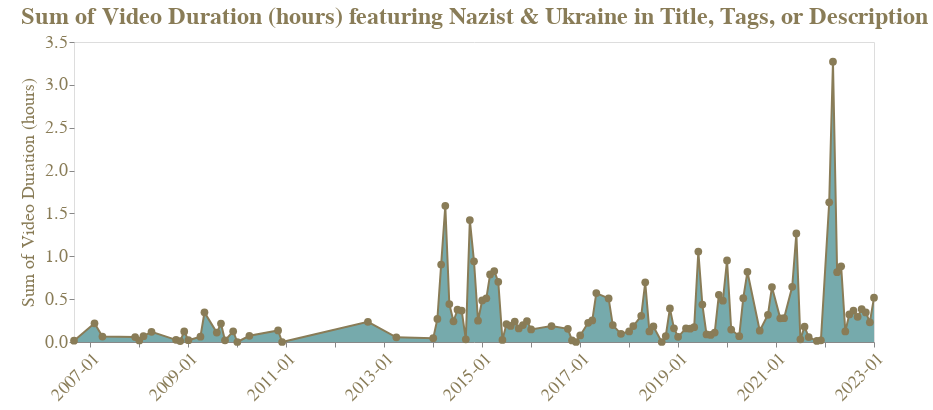

The code cell stored with this chart in its notebook:
### Code cell
get_chart(
    df_scraped,
    nazi,
    "year_month",
    "Sum of Video Duration (hours)",
    slogan2=token_dict_ukraine,
)

### Figure 1 — Vega-Lite specification as saved in the notebook (floating-point values rounded to 4 significant figures)
{"config": {"view": {"continuousWidth": 400, "continuousHeight": 300}}, "layer": [{"mark": {"type": "area", "color": "#3C8689", "fillOpacity": 0.7}, "encoding": {"x": {"axis": {"format": "%Y-%m", "grid": false, "labelAngle": -45, "labelColor": "#897C57", "labelFont": "Franklin Gothic Demi Cond", "labelFontSize": 18, "ticks": true, "title": null}, "field": "year_month", "type": "temporal"}, "y": {"axis": {"domain": false, "grid": false, "gridWidth": 0.5, "labelColor": "#897C57", "labelFont": "Franklin Gothic Demi Cond", "labelFontSize": 18, "ticks": true, "titleColor": "#897C57", "titleFontSize": 35, "titleFontStyle": "Franklin Gothic Demi Cond"}, "field": "Sum of Video Duration (hours)", "type": "quantitative"}}}, {"mark": {"type": "line", "color": "#897C57"}, "encoding": {"x": {"field": "year_month", "type": "temporal"}, "y": {"field": "Sum of Video Duration (hours)", "type": "quantitative"}}}, {"mark": {"type": "point", "color": "#897C57", "filled": true, "opacity": 1, "size": 60}, "encoding": {"x": {"field": "year_month", "type": "temporal"}, "y": {"field": "Sum of Video Duration (hours)", "type": "quantitative"}}}], "data": {"name": "data-60af10c935c847246710f8325d2b4364"}, "height": 300, "title": {"text": ["Sum of Video Duration (hours) featuring Nazist & Ukraine in Title, Tags, or Description"], "font": "Franklin Gothic", "fontSize": 24, "color": "#897C57"}, "width": 800, "$schema": "https://vega.github.io/schema/vega-lite/v4.17.0.json", "datasets": {"data-60af10c935c847246710f8325d2b4364": [{"year_month": "2006-09-01T00:00:00", "Count of News Articles": 1, "Sum of Video Duration (hours)": 0.01583}, {"year_month": "2007-02-01T00:00:00", "Count of News Articles": 2, "Sum of Video Duration (hours)": 0.2183}, {"year_month": "2007-04-01T00:00:00", "Count of News Articles": 1, "Sum of Video Duration (hours)": 0.06278}, {"year_month": "2007-12-01T00:00:00", "Count of News Articles": 1, "Sum of Video Duration (hours)": 0.05722}, {"year_month": "2008-01-01T00:00:00", "Count of News Articles": 1, "Sum of Video Duration (hours)": 0.0175}, {"year_month": "2008-02-01T00:00:00", "Count of News Articles": 1, "Sum of Video Duration (hours)": 0.06833}, {"year_month": "2008-04-01T00:00:00", "Count of News Articles": 1, "Sum of Video Duration (hours)": 0.1183}, {"year_month": "2008-10-01T00:00:00", "Count of News Articles": 5, "Sum of Video Duration (hours)": 0.025}, {"year_month": "2008-11-01T00:00:00", "Count of News Articles": 2, "Sum of Video Duration (hours)": 0.01056}, {"year_month": "2008-12-01T00:00:00", "Count of News Articles": 2, "Sum of Video Duration (hours)": 0.1236}, {"year_month": "2009-01-01T00:00:00", "Count of News Articles": 1, "Sum of Video Duration (hours)": 0.02083}, {"year_month": "2009-04-01T00:00:00", "Count of News Articles": 1, "Sum of Video Duration (hours)": 0.06139}, {"year_month": "2009-05-01T00:00:00", "Count of News Articles": 2, "Sum of Video Duration (hours)": 0.3458}, {"year_month": "2009-08-01T00:00:00", "Count of News Articles": 1, "Sum of Video Duration (hours)": 0.1094}, {"year_month": "2009-09-01T00:00:00", "Count of News Articles": 2, "Sum of Video Duration (hours)": 0.2144}, {"year_month": "2009-10-01T00:00:00", "Count of News Articles": 1, "Sum of Video Duration (hours)": 0.01944}, {"year_month": "2009-12-01T00:00:00", "Count of News Articles": 4, "Sum of Video Duration (hours)": 0.1253}, {"year_month": "2010-01-01T00:00:00", "Count of News Articles": 2, "Sum of Video Duration (hours)": 0.0}, {"year_month": "2010-04-01T00:00:00", "Count of News Articles": 1, "Sum of Video Duration (hours)": 0.07222}, {"year_month": "2010-11-01T00:00:00", "Count of News Articles": 2, "Sum of Video Duration (hours)": 0.1353}, {"year_month": "2010-12-01T00:00:00", "Count of News Articles": 1, "Sum of Video Duration (hours)": 0.0}, {"year_month": "2012-09-01T00:00:00", "Count of News Articles": 4, "Sum of Video Duration (hours)": 0.2356}, {"year_month": "2013-04-01T00:00:00", "Count of News Articles": 1, "Sum of Video Duration (hours)": 0.055}, {"year_month": "2014-01-01T00:00:00", "Count of News Articles": 1, "Sum of Video Duration (hours)": 0.04472}, {"year_month": "2014-02-01T00:00:00", "Count of News Articles": 5, "Sum of Video Duration (hours)": 0.2694}, {"year_month": "2014-03-01T00:00:00", "Count of News Articles": 15, "Sum of Video Duration (hours)": 0.9042}, {"year_month": "2014-04-01T00:00:00", "Count of News Articles": 15, "Sum of Video Duration (hours)": 1.589}, {"year_month": "2014-05-01T00:00:00", "Count of News Articles": 11, "Sum of Video Duration (hours)": 0.4431}, {"year_month": "2014-06-01T00:00:00", "Count of News Articles": 6, "Sum of Video Duration (hours)": 0.2419}, {"year_month": "2014-07-01T00:00:00", "Count of News Articles": 4, "Sum of Video Duration (hours)": 0.3769}, {"year_month": "2014-08-01T00:00:00", "Count of News Articles": 3, "Sum of Video Duration (hours)": 0.3664}, {"year_month": "2014-09-01T00:00:00", "Count of News Articles": 2, "Sum of Video Duration (hours)": 0.03083}, {"year_month": "2014-10-01T00:00:00", "Count of News Articles": 18, "Sum of Video Duration (hours)": 1.422}, {"year_month": "2014-11-01T00:00:00", "Count of News Articles": 15, "Sum of Video Duration (hours)": 0.9417}, {"year_month": "2014-12-01T00:00:00", "Count of News Articles": 3, "Sum of Video Duration (hours)": 0.2483}, {"year_month": "2015-01-01T00:00:00", "Count of News Articles": 5, "Sum of Video Duration (hours)": 0.4847}, {"year_month": "2015-02-01T00:00:00", "Count of News Articles": 7, "Sum of Video Duration (hours)": 0.5094}, {"year_month": "2015-03-01T00:00:00", "Count of News Articles": 13, "Sum of Video Duration (hours)": 0.7881}, {"year_month": "2015-04-01T00:00:00", "Count of News Articles": 12, "Sum of Video Duration (hours)": 0.8269}, {"year_month": "2015-05-01T00:00:00", "Count of News Articles": 10, "Sum of Video Duration (hours)": 0.7022}, {"year_month": "2015-06-01T00:00:00", "Count of News Articles": 1, "Sum of Video Duration (hours)": 0.02472}, {"year_month": "2015-07-01T00:00:00", "Count of News Articles": 2, "Sum of Video Duration (hours)": 0.2092}, {"year_month": "2015-08-01T00:00:00", "Count of News Articles": 2, "Sum of Video Duration (hours)": 0.1875}, {"year_month": "2015-09-01T00:00:00", "Count of News Articles": 1, "Sum of Video Duration (hours)": 0.2381}, {"year_month": "2015-10-01T00:00:00", "Count of News Articles": 2, "Sum of Video Duration (hours)": 0.1589}, {"year_month": "2015-11-01T00:00:00", "Count of News Articles": 3, "Sum of Video Duration (hours)": 0.1969}, {"year_month": "2015-12-01T00:00:00", "Count of News Articles": 2, "Sum of Video Duration (hours)": 0.245}, {"year_month": "2016-01-01T00:00:00", "Count of News Articles": 2, "Sum of Video Duration (hours)": 0.1472}, {"year_month": "2016-06-01T00:00:00", "Count of News Articles": 2, "Sum of Video Duration (hours)": 0.1861}, {"year_month": "2016-10-01T00:00:00", "Count of News Articles": 2, "Sum of Video Duration (hours)": 0.1533}, {"year_month": "2016-11-01T00:00:00", "Count of News Articles": 2, "Sum of Video Duration (hours)": 0.01861}, {"year_month": "2016-12-01T00:00:00", "Count of News Articles": 1, "Sum of Video Duration (hours)": 0.0}, {"year_month": "2017-01-01T00:00:00", "Count of News Articles": 1, "Sum of Video Duration (hours)": 0.07639}, {"year_month": "2017-03-01T00:00:00", "Count of News Articles": 1, "Sum of Video Duration (hours)": 0.2242}, {"year_month": "2017-04-01T00:00:00", "Count of News Articles": 3, "Sum of Video Duration (hours)": 0.2511}, {"year_month": "2017-05-01T00:00:00", "Count of News Articles": 6, "Sum of Video Duration (hours)": 0.5708}, {"year_month": "2017-08-01T00:00:00", "Count of News Articles": 7, "Sum of Video Duration (hours)": 0.5081}, {"year_month": "2017-09-01T00:00:00", "Count of News Articles": 3, "Sum of Video Duration (hours)": 0.1975}, {"year_month": "2017-11-01T00:00:00", "Count of News Articles": 4, "Sum of Video Duration (hours)": 0.09556}, {"year_month": "2018-01-01T00:00:00", "Count of News Articles": 1, "Sum of Video Duration (hours)": 0.1228}, {"year_month": "2018-02-01T00:00:00", "Count of News Articles": 7, "Sum of Video Duration (hours)": 0.1853}, {"year_month": "2018-04-01T00:00:00", "Count of News Articles": 9, "Sum of Video Duration (hours)": 0.3053}, {"year_month": "2018-05-01T00:00:00", "Count of News Articles": 11, "Sum of Video Duration (hours)": 0.6958}, {"year_month": "2018-06-01T00:00:00", "Count of News Articles": 1, "Sum of Video Duration (hours)": 0.1239}, {"year_month": "2018-07-01T00:00:00", "Count of News Articles": 3, "Sum of Video Duration (hours)": 0.1817}, {"year_month": "2018-09-01T00:00:00", "Count of News Articles": 1, "Sum of Video Duration (hours)": 0.0}, {"year_month": "2018-10-01T00:00:00", "Count of News Articles": 2, "Sum of Video Duration (hours)": 0.06972}, {"year_month": "2018-11-01T00:00:00", "Count of News Articles": 7, "Sum of Video Duration (hours)": 0.3914}, {"year_month": "2018-12-01T00:00:00", "Count of News Articles": 6, "Sum of Video Duration (hours)": 0.1603}, {"year_month": "2019-01-01T00:00:00", "Count of News Articles": 1, "Sum of Video Duration (hours)": 0.06056}, {"year_month": "2019-03-01T00:00:00", "Count of News Articles": 2, "Sum of Video Duration (hours)": 0.1589}, {"year_month": "2019-04-01T00:00:00", "Count of News Articles": 1, "Sum of Video Duration (hours)": 0.1556}, {"year_month": "2019-05-01T00:00:00", "Count of News Articles": 3, "Sum of Video Duration (hours)": 0.1733}, {"year_month": "2019-06-01T00:00:00", "Count of News Articles": 6, "Sum of Video Duration (hours)": 1.056}, {"year_month": "2019-07-01T00:00:00", "Count of News Articles": 7, "Sum of Video Duration (hours)": 0.4372}, {"year_month": "2019-08-01T00:00:00", "Count of News Articles": 1, "Sum of Video Duration (hours)": 0.08778}, {"year_month": "2019-09-01T00:00:00", "Count of News Articles": 1, "Sum of Video Duration (hours)": 0.08194}, {"year_month": "2019-10-01T00:00:00", "Count of News Articles": 1, "Sum of Video Duration (hours)": 0.1094}, {"year_month": "2019-11-01T00:00:00", "Count of News Articles": 8, "Sum of Video Duration (hours)": 0.55}, {"year_month": "2019-12-01T00:00:00", "Count of News Articles": 5, "Sum of Video Duration (hours)": 0.4822}, {"year_month": "2020-01-01T00:00:00", "Count of News Articles": 9, "Sum of Video Duration (hours)": 0.9517}, {"year_month": "2020-02-01T00:00:00", "Count of News Articles": 2, "Sum of Video Duration (hours)": 0.1453}, {"year_month": "2020-04-01T00:00:00", "Count of News Articles": 1, "Sum of Video Duration (hours)": 0.06806}, {"year_month": "2020-05-01T00:00:00", "Count of News Articles": 6, "Sum of Video Duration (hours)": 0.5114}, {"year_month": "2020-06-01T00:00:00", "Count of News Articles": 7, "Sum of Video Duration (hours)": 0.8189}, {"year_month": "2020-09-01T00:00:00", "Count of News Articles": 2, "Sum of Video Duration (hours)": 0.1319}, {"year_month": "2020-11-01T00:00:00", "Count of News Articles": 3, "Sum of Video Duration (hours)": 0.3172}, {"year_month": "2020-12-01T00:00:00", "Count of News Articles": 5, "Sum of Video Duration (hours)": 0.6417}, {"year_month": "2021-02-01T00:00:00", "Count of News Articles": 2, "Sum of Video Duration (hours)": 0.2758}, {"year_month": "2021-03-01T00:00:00", "Count of News Articles": 3, "Sum of Video Duration (hours)": 0.2778}, {"year_month": "2021-05-01T00:00:00", "Count of News Articles": 7, "Sum of Video Duration (hours)": 0.6433}, {"year_month": "2021-06-01T00:00:00", "Count of News Articles": 19, "Sum of Video Duration (hours)": 1.267}, {"year_month": "2021-07-01T00:00:00", "Count of News Articles": 3, "Sum of Video Duration (hours)": 0.03167}, {"year_month": "2021-08-01T00:00:00", "Count of News Articles": 2, "Sum of Video Duration (hours)": 0.1783}, {"year_month": "2021-09-01T00:00:00", "Count of News Articles": 2, "Sum of Video Duration (hours)": 0.05722}, {"year_month": "2021-11-01T00:00:00", "Count of News Articles": 1, "Sum of Video Duration (hours)": 0.01306}, {"year_month": "2021-12-01T00:00:00", "Count of News Articles": 2, "Sum of Video Duration (hours)": 0.02}, {"year_month": "2022-02-01T00:00:00", "Count of News Articles": 14, "Sum of Video Duration (hours)": 1.63}, {"year_month": "2022-03-01T00:00:00", "Count of News Articles": 36, "Sum of Video Duration (hours)": 3.27}, {"year_month": "2022-04-01T00:00:00", "Count of News Articles": 21, "Sum of Video Duration (hours)": 0.815}, {"year_month": "2022-05-01T00:00:00", "Count of News Articles": 22, "Sum of Video Duration (hours)": 0.8831}, {"year_month": "2022-06-01T00:00:00", "Count of News Articles": 4, "Sum of Video Duration (hours)": 0.1239}, {"year_month": "2022-07-01T00:00:00", "Count of News Articles": 7, "Sum of Video Duration (hours)": 0.3219}, {"year_month": "2022-08-01T00:00:00", "Count of News Articles": 6, "Sum of Video Duration (hours)": 0.3653}, {"year_month": "2022-09-01T00:00:00", "Count of News Articles": 3, "Sum of Video Duration (hours)": 0.2933}, {"year_month": "2022-10-01T00:00:00", "Count of News Articles": 8, "Sum of Video Duration (hours)": 0.3839}, {"year_month": "2022-11-01T00:00:00", "Count of News Articles": 7, "Sum of Video Duration (hours)": 0.3456}, {"year_month": "2022-12-01T00:00:00", "Count of News Articles": 6, "Sum of Video Duration (hours)": 0.23}, {"year_month": "2023-01-01T00:00:00", "Count of News Articles": 7, "Sum of Video Duration (hours)": 0.5172}]}}
